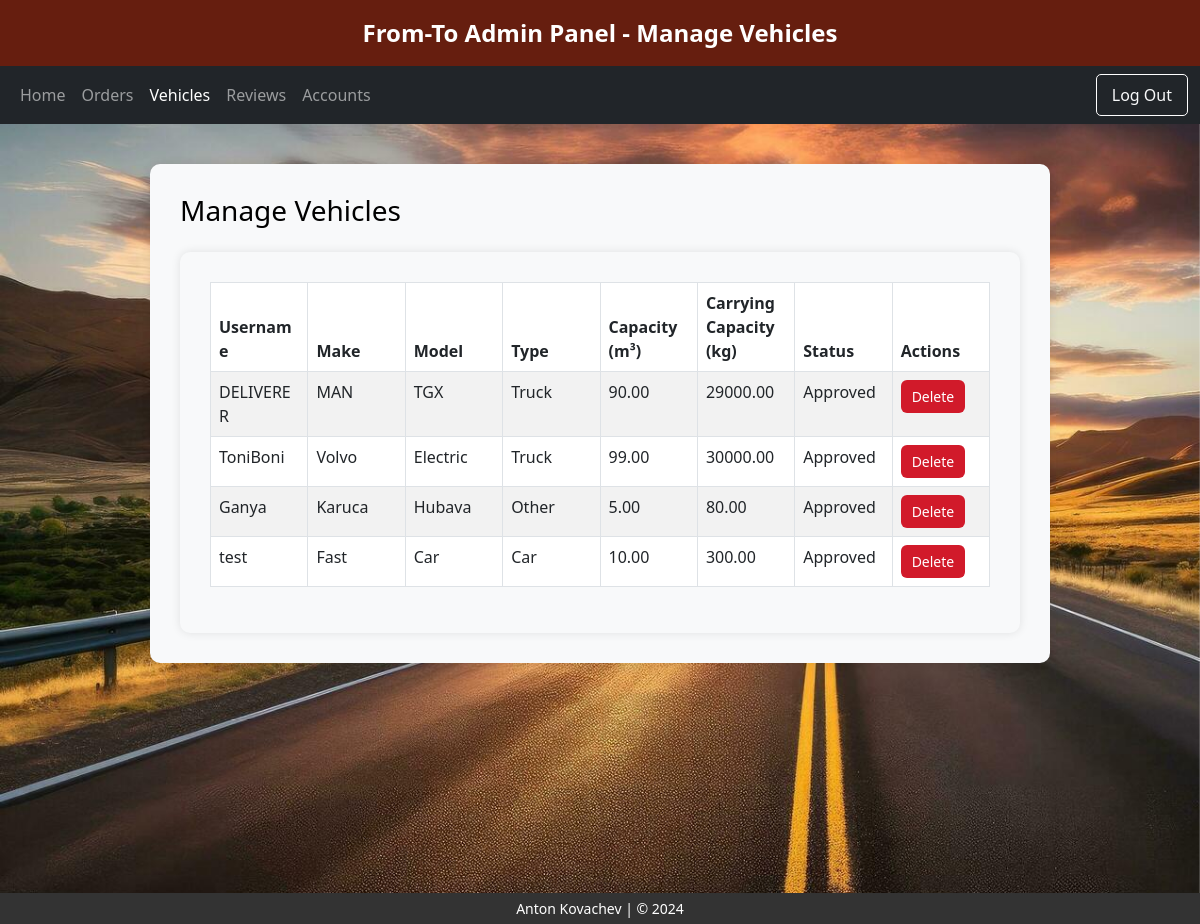
/Admin_Vehicles.php (signed in), run on the app's committed database.
### tables this page shows
CREATE TABLE `vehicle` (
  `Vehicle_ID` int(11) NOT NULL,
  `User_ID` int(11) NOT NULL,
  `Vehicle_Make` varchar(100) NOT NULL,
  `Vehicle_Model` varchar(100) NOT NULL,
  `Vehicle_Type` varchar(100) NOT NULL,
  `Vehicle_CapacityM` decimal(10,2) NOT NULL,
  `Vehicle_CapacityKG` decimal(10,2) NOT NULL,
  `Vehicle_Status` enum('Approved','Not Approved') NOT NULL DEFAULT 'Not Approved',
  `Vehicle_UseStatus` enum('In Use','Available') NOT NULL DEFAULT 'Available'
);

CREATE TABLE `user` (
  `User_ID` int(11) NOT NULL,
  `User_Username` varchar(255) NOT NULL,
  `User_Password` varchar(255) NOT NULL,
  `User_Phone` varchar(10) NOT NULL,
  `User_Email` varchar(255) NOT NULL,
  `User_Role` enum('Client','Deliverer') NOT NULL,
  `User_Approved` enum('Approved','Not Approved') NOT NULL DEFAULT 'Approved',
  `Review_IDs` text DEFAULT NULL
);

### Admin_Vehicles.php (the view, shortened to what this page needs)
<?php
    $dbHost = "localhost";
    $dbName = "from_to";
    $dbUser = "root";
    $dbPass = "";
    $conn = new mysqli($dbHost, $dbUser, $dbPass, $dbName);
    $vehiclesStmt = $conn->prepare("
        SELECT v.Vehicle_ID, v.Vehicle_Make, v.Vehicle_Model, v.Vehicle_Type,
            v.Vehicle_CapacityM, v.Vehicle_CapacityKG, v.Vehicle_Status,
            u.User_Username
        FROM Vehicle v
        JOIN User u ON v.User_ID = u.User_ID
    ");
    $vehiclesStmt->execute();
    $vehiclesResult = $vehiclesStmt->get_result();
?>
<!DOCTYPE html>
<html lang="en">
<head>
    <link href="https://cdn.jsdelivr.net/npm/bootstrap@5.3.0-alpha1/dist/css/bootstrap.min.css" rel="stylesheet">
</head>
<body>
    <div class="banner">
        From-To Admin Panel - Manage Vehicles
    </div>
    <nav class="navbar navbar-expand-lg navbar-dark bg-dark">
        <div class="container-fluid">
            <div class="collapse navbar-collapse" id="navbarNav">
                <ul class="navbar-nav">
                    <li class="nav-item">
                        <a class="nav-link" href="LoggedIn_Admin.php">Home</a>
                    </li>
                    <li class="nav-item">
                        <a class="nav-link" href="Admin_Orders.php">Orders</a>
                    </li>
                    <li class="nav-item">
                        <a class="nav-link active" href="Admin_Vehicles.php">Vehicles</a>
                    </li>
                    <li class="nav-item">
                        <a class="nav-link" href="Admin_Reviews.php">Reviews</a>
                    </li>
                    <li class="nav-item">
                        <a class="nav-link" href="Admin_Accounts.php">Accounts</a>
                    </li>
                    </ul>
                    </div>
                        <a id="logout" class="btn btn-outline-light" href="LogOut.php">Log Out</a>
                    </div>
    </nav>
    <div class="background-wrapper">
        <div class="container-fluid">
            <div class="main-content">
                <div class="content-wrapper">
                    <div class="middle-content">
                        <h3 class="mb-4">Manage Vehicles</h3>
                        <div class="table-container">
                            <table class="table table-striped table-bordered">
                                <thead>
                                    <tr>
                                        <th>Username</th>
                                        <th>Make</th>
                                        <th>Model</th>
                                        <th>Type</th>
                                        <th>Capacity (m³)</th>
                                        <th>Carrying Capacity (kg)</th>
                                        <th>Status</th>
                                        <th>Actions</th>
                                    </tr>
                                </thead>
                                <tbody>
                                    <?php while ($vehicle = $vehiclesResult->fetch_assoc()): ?>
                                        <tr>
                                            <td><?= htmlspecialchars($vehicle['User_Username']) ?></td>
                                            <td><?= htmlspecialchars($vehicle['Vehicle_Make']) ?></td>
                                            <td><?= htmlspecialchars($vehicle['Vehicle_Model']) ?></td>
                                            <td><?= htmlspecialchars($vehicle['Vehicle_Type']) ?></td>
                                            <td><?= htmlspecialchars($vehicle['Vehicle_CapacityM']) ?></td>
                                            <td><?= htmlspecialchars($vehicle['Vehicle_CapacityKG']) ?></td>
                                            <td><?= $vehicle['Vehicle_Status'] == "Approved" ? "Approved" : "Not Approved" ?></td>
                                            <td>
                                                <form method="POST" style="display:inline;">
                                                    <button type="submit" name="deleteVehicle" class="btn delete-btn">Delete</button>
                                                </form>
                                            </td>
                                        </tr>
                                    <?php endwhile; ?>
                                </tbody>
                            </table>
                        </div>
                    </div>
                </div>
            </div>
        </div>
    </div>
    <div class="footer">
        <p style="font-size: 14px; margin-bottom: 0;">Anton Kovachev | © 2024</p>
    </div>
</body>
</html>

### Admin_Vehicles.php (style rules this page uses)
.banner { background-color: #661e0f; color: white; padding: 15px; font-size: 24px; font-weight: bold; text-align: center; }
.footer { background-color: #333; color: white; padding: 5px 0; text-align: center; position: fixed; bottom: 0; width: 100%; }
.main-content { flex-grow: 1; display: flex; justify-content: center; align-items: center; padding: 20px; }
.content-wrapper { display: flex; justify-content: center; width: 100%; }
.middle-content { max-width: 900px; width: 100%; background-color: #f8f9fa; padding: 30px; border-radius: 10px; box-shadow: 0 0 10px rgba(0, 0, 0, 0.1); }
.navbar-nav { flex: 1; justify-content: flex-start; }
.navbar-nav .nav-link { font-size: 16px; }
.background-wrapper { background-image: url('uploads/bg1.jpg'); background-size: cover; background-repeat: no-repeat; background-attachment: fixed; min-height: 100vh; padding: 20px; color: black; overflow: hidden; }
.table-container { background-color: #f8f9fa; padding: 30px; border-radius: 10px; box-shadow: 0 0 10px rgba(0, 0, 0, 0.1); }
.btn { font-size: 14px; padding: 5px 10px; cursor: pointer; }
.delete-btn { background-color: #d11a2a; color: white; }
table { width: 100%; table-layout: fixed; }
th, td { word-wrap: break-word; }
#logout { border-radius: 5px; padding: 8px 15px; font-size: 16px; border-color: white; }

### data on the page
vehicle: User_ID.User_Username "DELIVERER", Vehicle_Make "MAN", Vehicle_Model "TGX", Vehicle_Type "Truck", Vehicle_CapacityM "90.00", Vehicle_CapacityKG "29000.00", Vehicle_Status "Approved"
vehicle: User_ID.User_Username "ToniBoni", Vehicle_Make "Volvo", Vehicle_Model "Electric", Vehicle_Type "Truck", Vehicle_CapacityM "99.00", Vehicle_CapacityKG "30000.00", Vehicle_Status "Approved"
vehicle: User_ID.User_Username "Ganya", Vehicle_Make "Karuca", Vehicle_Model "Hubava", Vehicle_Type "Other", Vehicle_CapacityM "5.00", Vehicle_CapacityKG "80.00", Vehicle_Status "Approved"
vehicle: User_ID.User_Username "test", Vehicle_Make "Fast", Vehicle_Model "Car", Vehicle_Type "Car", Vehicle_CapacityM "10.00", Vehicle_CapacityKG "300.00", Vehicle_Status "Approved"
